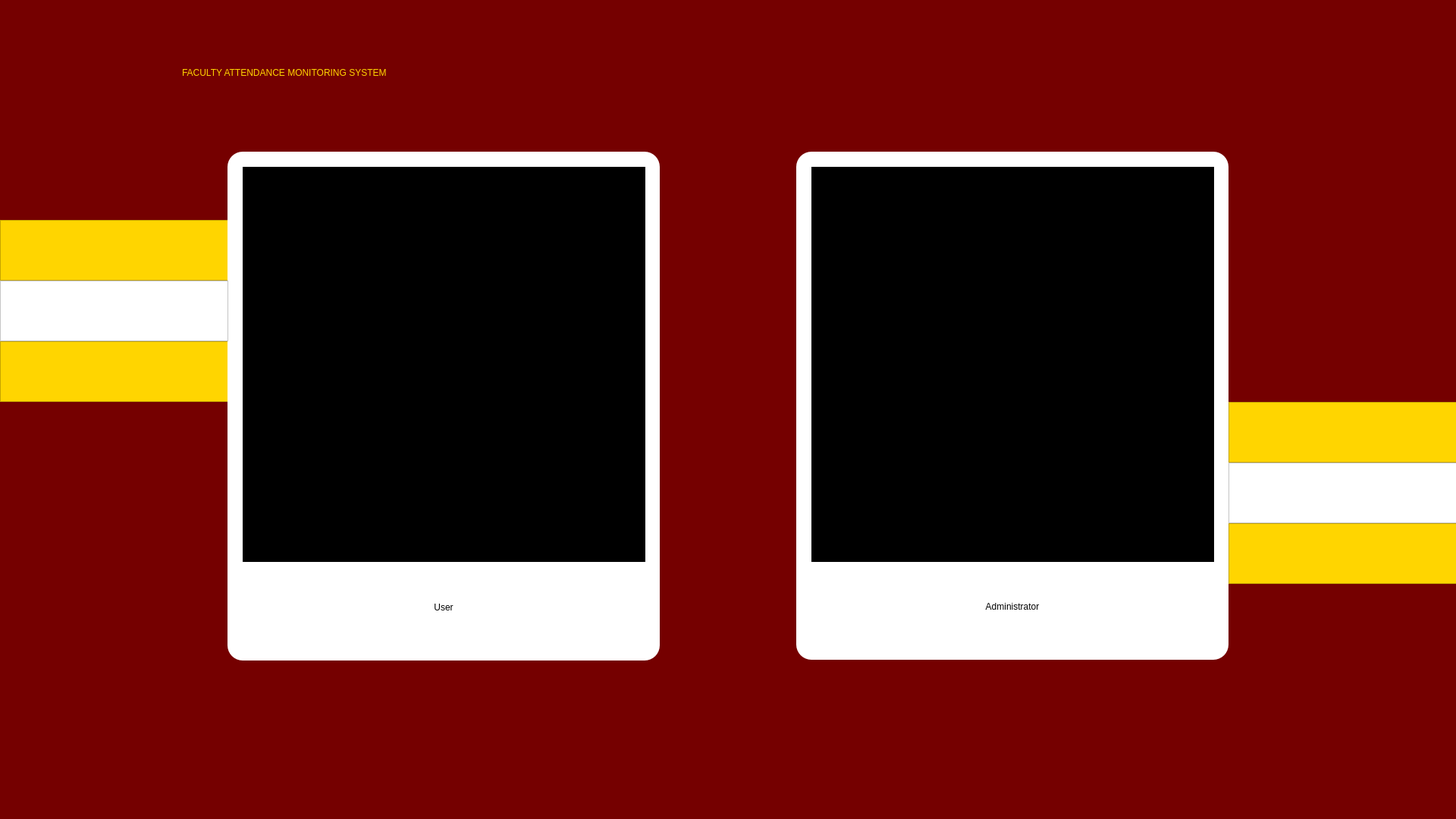
<?xml version="1.0" encoding="UTF-8"?>
<ui version="4.0">
 <class>form</class>
 <widget class="QWidget" name="form">
  <property name="windowModality">
   <enum>Qt::NonModal</enum>
  </property>
  <property name="geometry">
   <rect>
    <x>0</x>
    <y>0</y>
    <width>1920</width>
    <height>1080</height>
   </rect>
  </property>
  <property name="minimumSize">
   <size>
    <width>1920</width>
    <height>1080</height>
   </size>
  </property>
  <property name="windowTitle">
   <string>UNISPECT</string>
  </property>
  <property name="layoutDirection">
   <enum>Qt::LeftToRight</enum>
  </property>
  <property name="styleSheet">
   <string notr="true">background-color: rgb(117, 0, 0);</string>
  </property>
  <widget class="QPushButton" name="userButton">
   <property name="geometry">
    <rect>
     <x>300</x>
     <y>200</y>
     <width>570</width>
     <height>671</height>
    </rect>
   </property>
   <property name="styleSheet">
    <string notr="true">QPushButton{
background-color: rgb(255, 255, 255);
font: 75 32pt &quot;Perpetua&quot;;
border-radius:20px;
padding-bottom: -530px;
}
QPushButton:hover{

font: 75 48pt &quot;Perpetua&quot;;
border-radius:20px;

}</string>
   </property>
   <property name="text">
    <string>User</string>
   </property>
  </widget>
  <widget class="QPushButton" name="adminButton">
   <property name="geometry">
    <rect>
     <x>1050</x>
     <y>200</y>
     <width>570</width>
     <height>670</height>
    </rect>
   </property>
   <property name="minimumSize">
    <size>
     <width>570</width>
     <height>670</height>
    </size>
   </property>
   <property name="layoutDirection">
    <enum>Qt::LeftToRight</enum>
   </property>
   <property name="styleSheet">
    <string notr="true">QPushButton{
background-color: rgb(255, 255, 255);
font: 75 32pt &quot;Perpetua&quot;;
border-radius:20px;
padding-bottom: -530px;
}
QPushButton:hover{

font: 75 48pt &quot;Perpetua&quot;;
border-radius:20px;

}</string>
   </property>
   <property name="text">
    <string>Administrator</string>
   </property>
   <property name="autoDefault">
    <bool>false</bool>
   </property>
   <property name="flat">
    <bool>false</bool>
   </property>
  </widget>
  <widget class="QFrame" name="frame">
   <property name="geometry">
    <rect>
     <x>320</x>
     <y>220</y>
     <width>531</width>
     <height>521</height>
    </rect>
   </property>
   <property name="styleSheet">
    <string notr="true">background-color: rgb(0, 0, 0);</string>
   </property>
   <property name="frameShape">
    <enum>QFrame::StyledPanel</enum>
   </property>
   <property name="frameShadow">
    <enum>QFrame::Raised</enum>
   </property>
   <widget class="QLabel" name="label_2">
    <property name="geometry">
     <rect>
      <x>20</x>
      <y>10</y>
      <width>511</width>
      <height>501</height>
     </rect>
    </property>
    <property name="text">
     <string/>
    </property>
    <property name="pixmap">
     <pixmap>418683566_1357932304869202_7455620067221936045_n.png</pixmap>
    </property>
   </widget>
  </widget>
  <widget class="QFrame" name="frame_2">
   <property name="geometry">
    <rect>
     <x>1070</x>
     <y>220</y>
     <width>531</width>
     <height>521</height>
    </rect>
   </property>
   <property name="styleSheet">
    <string notr="true">background-color: rgb(0, 0, 0);</string>
   </property>
   <property name="frameShape">
    <enum>QFrame::StyledPanel</enum>
   </property>
   <property name="frameShadow">
    <enum>QFrame::Raised</enum>
   </property>
   <widget class="QLabel" name="label">
    <property name="geometry">
     <rect>
      <x>20</x>
      <y>10</y>
      <width>491</width>
      <height>511</height>
     </rect>
    </property>
    <property name="text">
     <string/>
    </property>
    <property name="pixmap">
     <pixmap>GettyImages-689291632_optimized.jpg</pixmap>
    </property>
   </widget>
  </widget>
  <widget class="QFrame" name="frame_3">
   <property name="geometry">
    <rect>
     <x>0</x>
     <y>290</y>
     <width>321</width>
     <height>80</height>
    </rect>
   </property>
   <property name="styleSheet">
    <string notr="true">background-color: rgb(255, 213, 0);</string>
   </property>
   <property name="frameShape">
    <enum>QFrame::StyledPanel</enum>
   </property>
   <property name="frameShadow">
    <enum>QFrame::Raised</enum>
   </property>
  </widget>
  <widget class="QFrame" name="frame_4">
   <property name="geometry">
    <rect>
     <x>0</x>
     <y>450</y>
     <width>321</width>
     <height>80</height>
    </rect>
   </property>
   <property name="styleSheet">
    <string notr="true">background-color: rgb(255, 213, 0);</string>
   </property>
   <property name="frameShape">
    <enum>QFrame::StyledPanel</enum>
   </property>
   <property name="frameShadow">
    <enum>QFrame::Raised</enum>
   </property>
  </widget>
  <widget class="QFrame" name="frame_5">
   <property name="geometry">
    <rect>
     <x>0</x>
     <y>370</y>
     <width>301</width>
     <height>80</height>
    </rect>
   </property>
   <property name="styleSheet">
    <string notr="true">background-color: rgb(255, 255, 255);</string>
   </property>
   <property name="frameShape">
    <enum>QFrame::StyledPanel</enum>
   </property>
   <property name="frameShadow">
    <enum>QFrame::Raised</enum>
   </property>
  </widget>
  <widget class="QFrame" name="frame_6">
   <property name="geometry">
    <rect>
     <x>1620</x>
     <y>530</y>
     <width>301</width>
     <height>80</height>
    </rect>
   </property>
   <property name="styleSheet">
    <string notr="true">background-color: rgb(255, 213, 0);</string>
   </property>
   <property name="frameShape">
    <enum>QFrame::StyledPanel</enum>
   </property>
   <property name="frameShadow">
    <enum>QFrame::Raised</enum>
   </property>
  </widget>
  <widget class="QFrame" name="frame_7">
   <property name="geometry">
    <rect>
     <x>1620</x>
     <y>610</y>
     <width>301</width>
     <height>80</height>
    </rect>
   </property>
   <property name="styleSheet">
    <string notr="true">background-color: rgb(255, 255, 255);</string>
   </property>
   <property name="frameShape">
    <enum>QFrame::StyledPanel</enum>
   </property>
   <property name="frameShadow">
    <enum>QFrame::Raised</enum>
   </property>
  </widget>
  <widget class="QFrame" name="frame_8">
   <property name="geometry">
    <rect>
     <x>1620</x>
     <y>690</y>
     <width>301</width>
     <height>80</height>
    </rect>
   </property>
   <property name="styleSheet">
    <string notr="true">background-color: rgb(255, 213, 0);</string>
   </property>
   <property name="frameShape">
    <enum>QFrame::StyledPanel</enum>
   </property>
   <property name="frameShadow">
    <enum>QFrame::Raised</enum>
   </property>
  </widget>
  <widget class="QLabel" name="label_4">
   <property name="geometry">
    <rect>
     <x>240</x>
     <y>60</y>
     <width>1431</width>
     <height>71</height>
    </rect>
   </property>
   <property name="styleSheet">
    <string notr="true">background-color: rgb(117, 0, 0);
color: rgb(255, 213, 0);
font: 75 55pt &quot;Perpetua&quot;;</string>
   </property>
   <property name="text">
    <string>FACULTY ATTENDANCE MONITORING SYSTEM</string>
   </property>
  </widget>
  <zorder>frame_4</zorder>
  <zorder>frame_3</zorder>
  <zorder>userButton</zorder>
  <zorder>adminButton</zorder>
  <zorder>frame</zorder>
  <zorder>frame_2</zorder>
  <zorder>frame_5</zorder>
  <zorder>frame_6</zorder>
  <zorder>frame_7</zorder>
  <zorder>frame_8</zorder>
  <zorder>label_4</zorder>
 </widget>
 <resources/>
 <connections/>
</ui>
